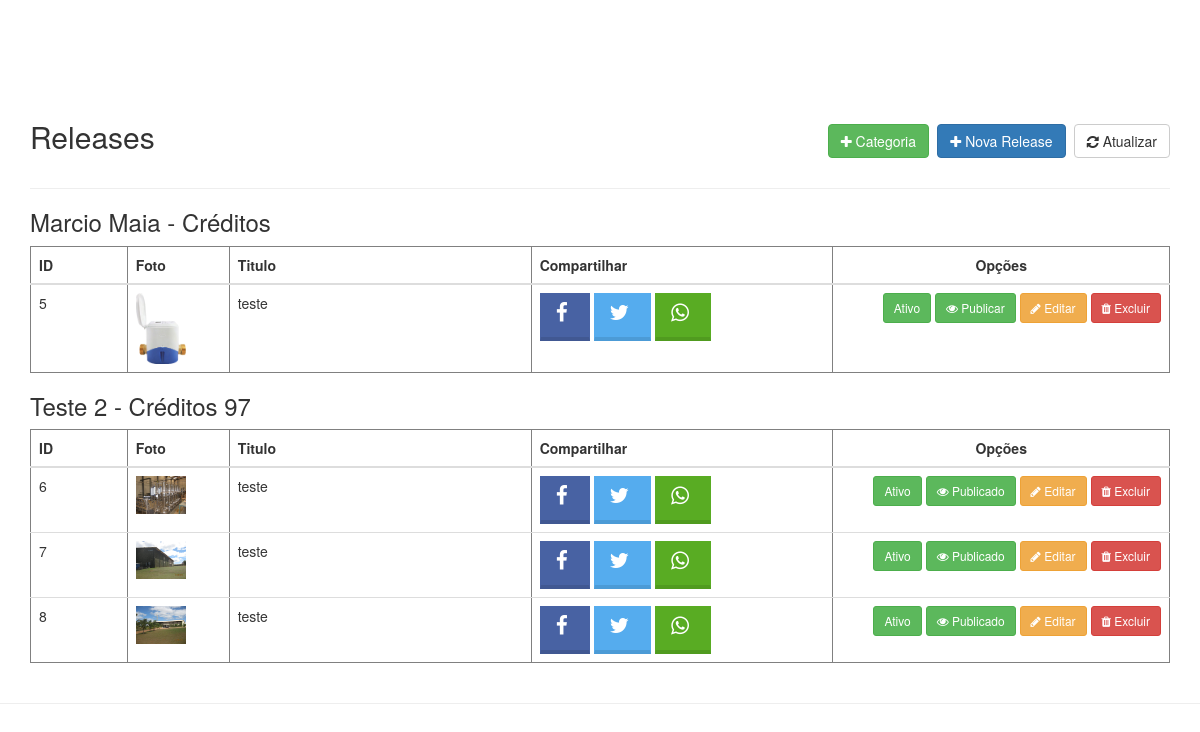
The page /painel/noticias.php (signed in) on the database as committed earlier.
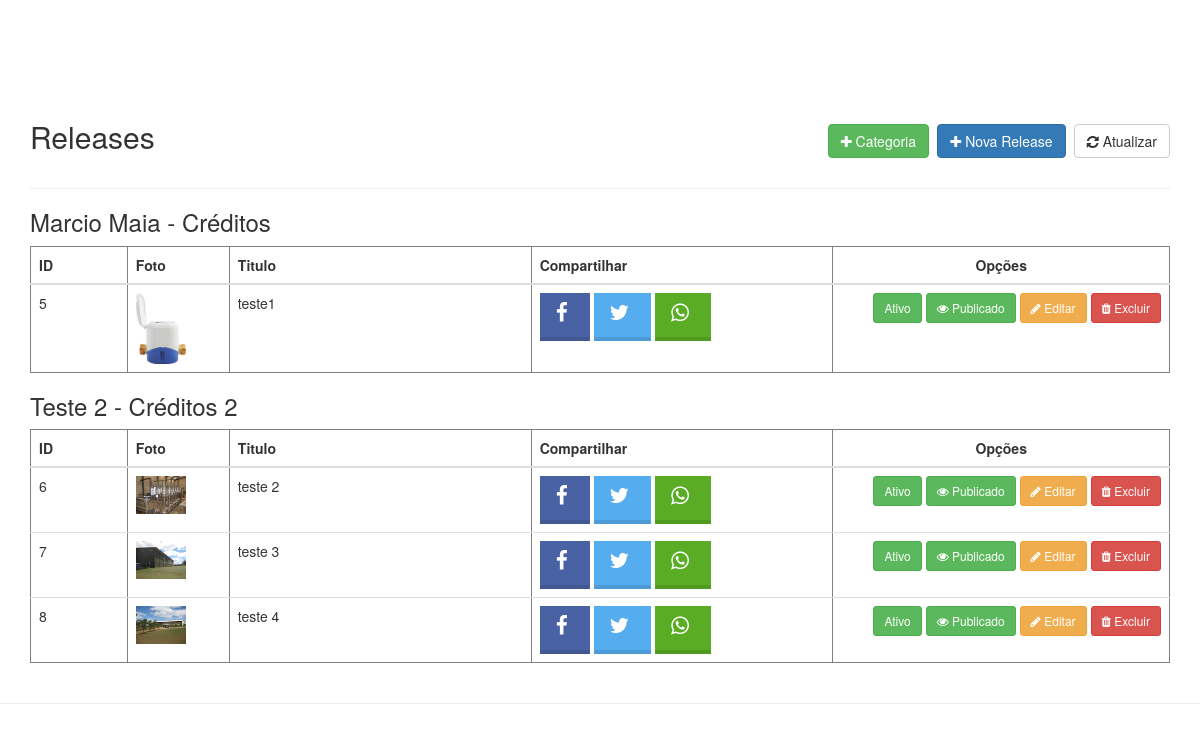
The same page on the database as committed later.
### tables this page shows
CREATE TABLE `posts` (
  `id` int NOT NULL,
  `titulo` varchar(150) DEFAULT NULL,
  `conteudo` text,
  `foto` varchar(150) DEFAULT NULL,
  `resumo` text,
  `id_categoria` int DEFAULT NULL,
  `ativo` enum('S','N') NOT NULL DEFAULT 'N',
  `legenda` varchar(255) DEFAULT NULL,
  `destaque` enum('S','N') NOT NULL DEFAULT 'N',
  `url_amigavel` varchar(255) DEFAULT NULL,
  `postado_por` varchar(255) DEFAULT NULL,
  `id_usuario` int DEFAULT NULL,
  `excluido` enum('S','N') NOT NULL DEFAULT 'N',
  `created_at` datetime DEFAULT NULL,
  `updated_at` datetime DEFAULT NULL
);

CREATE TABLE `usuarios` (
  `id` int NOT NULL,
  `nome` varchar(255) DEFAULT NULL,
  `email` varchar(255) DEFAULT NULL,
  `cpf` varchar(80) DEFAULT NULL,
  `telefone` varchar(255) DEFAULT NULL,
  `senha` varchar(255) DEFAULT NULL,
  `plano_ativo` enum('S','N') NOT NULL DEFAULT 'N',
  `id_plano` int DEFAULT NULL,
  `creditos` int DEFAULT NULL,
  `adm` enum('S','N') NOT NULL DEFAULT 'N'
);

### Class/conexao.class.php (called while the page is built, shortened)
<?php
class Conexao
{
    private static $pdo;
    public static function getInstance()
    {
        if (!isset(self::$pdo)) {
            try {
                $dsn = "mysql:host=" . HOST . ";dbname=" . DBNAME . ";charset=" . CHARSET;
                $opcoes = array(
                    PDO::MYSQL_ATTR_INIT_COMMAND => 'SET NAMES utf8',
                    PDO::ATTR_PERSISTENT => true,
                    PDO::ATTR_ERRMODE => PDO::ERRMODE_EXCEPTION
                );
                self::$pdo = new PDO($dsn, USER, PASSWORD, $opcoes);
            } catch (PDOException $e) {
                die("Erro ao conectar com o banco de dados: " . $e->getMessage());
            }
        }
        return self::$pdo;
    }
}

### Class/usuarios.class.php (called while the page is built, shortened)
<?php
class Usuarios
{
    private $pdo;
    private static $instance = null;
    private function __construct($conn)
    {
        $this->pdo = $conn;
    }
    public static function getInstance($conn)
    {
        if (self::$instance === null) {
            self::$instance = new Usuarios($conn);
        }
        return self::$instance;
    }
    public function dadosUsuarios($id = '', $nome = '', $email = '', $orderBy = '', $limite = '')
    {
        $filtro = [];
        $parametros = [];
        $sqlFiltro = !empty($filtro) ? 'WHERE ' . implode(' AND ', $filtro) : '';
        $sqlOrdem = !empty($orderBy) ? "ORDER BY {$orderBy}" : '';
        $sqlLimite = !empty($limite) ? "LIMIT 0,{$limite}" : '';
        try {
            $sql = "SELECT * FROM usuarios {$sqlFiltro} {$sqlOrdem} {$sqlLimite}";
            $stm = $this->pdo->prepare($sql);
            for ($i = 1; $i <= count($parametros); $i++) {
                $stm->bindValue($i, $parametros[$i - 1]);
            }
            $stm->execute();
            $usuarios = $stm->fetchAll(PDO::FETCH_OBJ);
            if (!empty($id) || $limite == 1) {
                return (!empty($usuarios[0])) ? $usuarios[0] : null;
            } else {
                return $usuarios;
            }
        } catch (PDOException $erro) {
            echo $erro->getMessage();
        }
    }
}

### painel/verifica.php (called while the page is built, shortened)
<?php
require_once '../Connection/conexao.php';
include "../Class/usuarios.class.php";
$usuarios = Usuarios::getInstance(Conexao::getInstance());
include "../Class/posts.class.php";
$posts = Posts::getInstance(Conexao::getInstance());
include "../Class/publicados.class.php";
$publicados = Publicados::getInstance(Conexao::getInstance());

### Class/posts.class.php (called while the page is built, shortened)
<?php
class Posts
{
    private $pdo;
    private static $instance = null;
    private function __construct($conn)
    {
        $this->pdo = $conn;
    }
    public static function getInstance($conn)
    {
        if (self::$instance === null) {
            self::$instance = new Posts($conn);
        }
        return self::$instance;
    }
    public function dadosPosts($id = '', $destaque = '', $categoria = '', $usuario = '', $url_amigavel = '', $orderBy = '', $limite = '', $search = '')
    {
        $filtro = [];
        $parametros = [];
        if (!empty($usuario)) {
            $filtro[] = 'id_usuario = ?';
            $parametros[] = $usuario;
        }
        $sqlFiltro = !empty($filtro) ? 'WHERE ' . implode(' AND ', $filtro) : '';
        $sqlOrdem = !empty($orderBy) ? "ORDER BY {$orderBy}" : '';
        $sqlLimite = !empty($limite) ? "LIMIT 0,{$limite}" : '';
        try {
            $sql = "SELECT * FROM posts {$sqlFiltro} {$sqlOrdem} {$sqlLimite}";
            $stm = $this->pdo->prepare($sql);
            for ($i = 1; $i <= count($parametros); $i++) {
                $stm->bindValue($i, $parametros[$i - 1]);
            }
            $stm->execute();
            $posts = $stm->fetchAll(PDO::FETCH_OBJ);
            if (!empty($id) || $limite == 1) {
                return (!empty($posts[0])) ? $posts[0] : null;
            } else {
                return $posts;
            }
        } catch (PDOException $erro) {
            echo $erro->getMessage();
        }
    }
}

### Class/publicados.class.php (called while the page is built, shortened)
<?php
class Publicados
{
    private $pdo;
    private static $instance = null;
    private function __construct($conn)
    {
        $this->pdo = $conn;
    }
    public static function getInstance($conn)
    {
        if (self::$instance === null) {
            self::$instance = new Publicados($conn);
        }
        return self::$instance;
    }
    public function contaLink($idPost)
    {
         $sqlVerificaPublicado = "SELECT COUNT(*) FROM publicados WHERE link != '' AND id_post = ?";
         $stmVerificaPublicado = $this->pdo->prepare($sqlVerificaPublicado);
         $stmVerificaPublicado->bindValue(1, $idPost, PDO::PARAM_STR);
         $stmVerificaPublicado->execute();
         $linkExistente = $stmVerificaPublicado->fetchColumn();
         if($linkExistente >= 4){
            $publicado = "Publicado";
            return $publicado;
         }else{
            $publicado = "Publicar";
            return $publicado;
         }
    }
}

### painel/noticias.php (the view, shortened to what the changed rows need)
<?php
include "verifica.php";
$posts->excluir();
?>
<!DOCTYPE html>
<html lang="pt-br">
<head>
    <link href="css/style.css" rel="stylesheet">
    <link rel="stylesheet" media="screen" href="//netdna.bootstrapcdn.com/bootstrap/3.3.4/css/bootstrap.min.css">
    <link rel="stylesheet" href="https://maxcdn.bootstrapcdn.com/font-awesome/4.6.2/css/font-awesome.min.css">
</head>
<body>
    <main class="container">
        <br><br><br>
        <div class="clearfix">&nbsp;</div>
        <div class="clearfix">&nbsp;</div>
        <header>
            <div class="row">
                <div class="col-sm-2">
                    <h2>Releases</h2>
                </div>
            </div>
        </header>
        <hr>
        <?php $listaUsuarios = $usuarios->dadosUsuarios();
              foreach ($listaUsuarios as $itemUsuarios) {
        ?>
        <h3><?php echo $itemUsuarios->nome;?> - Créditos <?php echo $itemUsuarios->creditos;?></h3>
        <table class="table table-hover" border="1">
            <thead>
                <tr>
                    <th width="95">ID</th>
                    <th width="100">Foto</th>
                    <th width="296">Titulo</th>
                    <th width="296">Compartilhar</th>
                    <th width="330" class="text-center">Opções</th>
                </tr>
            </thead>
            <tbody>
                <?php $dadosPosts = $posts->dadosPosts('','','',$itemUsuarios->id);
                      foreach ($dadosPosts as $blog) {
                        $publicarPost = $publicados->contaLink($blog->id);
                        ?>
                        <tr>
                            <td><?php echo $blog->id; ?></td>
                            <td> <?php if (isset($blog->foto) && !empty($blog->foto)) { ?>
                                    <img src="../post-images/<?php echo $blog->foto; ?>" width="50">
                                <?php } ?>
                            </td>
                            <td><?php echo $blog->titulo; ?></td>
                            <td>
                                <a class="btn azm-social azm-btn azm-border-bottom azm-facebook" target="_blank" href="https://www.facebook.com/sharer.php?u=https%3A%2F%2Fpressrelease.com.br%2Fsite%2Fnoticias%2F<?php echo $blog->url_amigavel; ?>"><i class="fa fa-facebook"></i> </a>
                                <a class="btn azm-social azm-btn azm-border-bottom azm-twitter" target="_blank" href="https://twitter.com/intent/tweet?url=https%3A%2F%2F2Fpressrelease.com.br%2Fsite%2Fnoticias%2F<?php echo $blog->url_amigavel; ?>"><i class="fa fa-twitter"></i> </a>
                                <a class="btn azm-social azm-btn azm-border-bottom azm-whatsapp" id="by-popup" target="_blank" href="https://api.whatsapp.com/send?text= https://2Fpressrelease.com.br/noticias/<?php echo $blog->url_amigavel; ?>"><i class="fa fa-whatsapp"></i> </a>
                            </td>
                            <td class="actions text-right">
                            <button class="btn btn-sm btn-success" id="button-<?php echo $blog->id; ?>" onclick="toggleAtivo(<?php echo $blog->id; ?>)">
                                    <?php echo ($blog->ativo === 'S') ? 'Ativo' : 'Desativado'; ?>
                            </button>
                            <a href="publicar-release/<?php echo $blog->id; ?>" class="btn btn-sm btn-success"><i class="fa fa-eye"></i> <?php echo $publicarPost?></a>
                                <a href="editar-release/<?php echo $blog->id; ?>" class="btn btn-sm btn-warning"><i class="fa fa-pencil"></i> Editar</a>
                                <a href="javascript:;" class="btn btn-sm btn-danger" onclick="if(confirm('Tem certeza que deseja excluir <?php echo preg_replace('~[\r\n]+~', '', $blog->titulo); ?>?')) { window.location='noticias.php?acao=excluirPost&id=<?php echo $blog->id;?>&foto=<?php echo $blog->foto;?>'; } ">
                                    <i class="fa fa-trash"></i> Excluir
                                </a>
                            </td>
                        </tr>
                    <?php } ?>
            </tbody>
        </table>
        <?php }?>
    </main>
</body>
</html>

Rows that differ between the two databases and show on the page:
changed posts id 5: titulo "teste" → "teste1"; publicarPost "Publicar" → "Publicado"
changed usuarios "Teste 2": creditos "97" → "2"
changed posts id 6: titulo "teste" → "teste 2"
changed posts id 7: titulo "teste" → "teste 3"
changed posts id 8: titulo "teste" → "teste 4"
